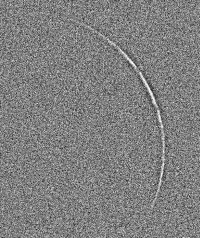
#> input picture data/hilal2.jpg, 200 x 238 px
$ python main.py
#> lines starting #> are read from the running program, lines starting #| are printed output that depends on the picture; after the words box and inside, x2 and y2 are one past the last pixel; in counts of white or black regions, pixels touching at a corner belong together
import cv2
import numpy as np
from matplotlib import pyplot as plt


windows_name = ["raw_image", "clahe", "power_law", "gamma_transformation",
                "blur", "canny_edge", "circle_hough_transform"]
# LHE = Local Histogram equalization
# removed = ["clahe"]
# removed = ["blur", "canny_edge", "circle_hough_transform"]
removed = []


MODE_POWER_LOW = 1
MODE_GAMMA_CORRECTION = 2
MODE_CLAHE = 3
MODE_FOURIER_TRANSFORM = 4

empty_image = np.zeros((1, 1, 3), np.uint8)

for r in removed:
    windows_name.remove(r)


def callback(x):
    pass


class Window:
    name = "Named Window"
    image = np.zeros((300, 512, 3), np.uint8)
    image[:] = [0, 0, 0]

    def __init__(self, name):
        self.name = name
        cv2.namedWindow(name)

    def setName(self, name):
        self.name = name

    def getName(self):
        return self.name

    def setImage(self, img):
        self.image = img

    def getImage(self):
        return self.image

    def showWindow(self):
        cv2.imshow(self.name, self.image)

    def deleteWindow(self):
        cv2.destroyWindow(self.name)

    def addTrackbar(self, trackbarName, min, max, callback):
        cv2.createTrackbar(trackbarName, self.name, min, max, callback)

    def getTrackbarPos(self, trackbarName):
        return cv2.getTrackbarPos(trackbarName, self.name)

    def setTrackbarPos(self, trackbarName, value):
        cv2.setTrackbarPos(trackbarName, self.name, value)

    def __del__(self):
        print("Window " + self.name + " is destroyed")
        cv2.destroyWindow(self.name)


def resizeImage(img):
    if img.shape[0] > 300:
        h = img.shape[0] * 300 / img.shape[0]
        w = img.shape[1] * 300 / img.shape[0]
        img = cv2.resize(img, (int(w), int(h)))
    return img


# [73 lines left out: functions convertFloat64ImgtoUint8, powerLawTransformation, clahe, gammaCorrection, fourierTransform, not called in this run]


if __name__ == "__main__":

    windows = {}

    for w in windows_name:
        windows[w] = Window(w)

    im_name = "data/hilal2.jpg"
    # im_name = "data/hilal1.jpg"
    # im_name = "data/hilal.jpg"
    # im_name = "data/frame.jpg"
    img = cv2.imread(im_name)
#> img is the input picture: shape (238, 200, 3); min 21, max 255, mean 128
    img = resizeImage(img)

    # RAW IMAGE
    image_enhancement_mode = 0
    windows["raw_image"].addTrackbar("image_enhancement_mode", 0, 3, callback)
    windows["raw_image"].setTrackbarPos("image_enhancement_mode", image_enhancement_mode)

    # IMAGE ENHANCEMENT
    power = 60
    windows["power_law"].addTrackbar("power", 0, 100, callback)
    windows["power_law"].setTrackbarPos("power", power)

    gamma = 100
    windows["gamma_transformation"].addTrackbar("gamma", 0, 250, callback)
    windows["gamma_transformation"].setTrackbarPos("gamma", gamma)
    clip_limit = 2
    tile_grid_size = 5
    windows["clahe"].addTrackbar("clip_limit", 0, 10, callback)
    windows["clahe"].setTrackbarPos("clip_limit", clip_limit)
    windows["clahe"].addTrackbar("tile_grid_size", 0, 10, callback)
    windows["clahe"].setTrackbarPos("tile_grid_size", tile_grid_size)

    ### BLUR
    blur_size = 4
    windows["blur"].addTrackbar("blur_size", 0, 15, callback)
    windows["blur"].setTrackbarPos("blur_size", blur_size)

    ### CANNY EDGE DETECTOR
    canny_min_val = 34
    canny_max_val = 159
    windows["canny_edge"].addTrackbar("canny_min_val", 0, 255, callback)
    windows["canny_edge"].addTrackbar("canny_max_val", 0, 255, callback)
    windows["canny_edge"].setTrackbarPos("canny_min_val", canny_min_val)
    windows["canny_edge"].setTrackbarPos("canny_max_val", canny_max_val)

    ### CIRCLE HOUGH TRANSFORM
    circles = []
    cht_min_dist = 20
    cht_param1 = 42
    cht_param2 = 14
    cht_min_radius = 90
    cht_max_radius = 1000
    windows["circle_hough_transform"].addTrackbar("cht_min_dist", 0, 100, callback)
    windows["circle_hough_transform"].addTrackbar("cht_param1", 0, 100, callback)
    windows["circle_hough_transform"].addTrackbar("cht_param2", 0, 100, callback)
    windows["circle_hough_transform"].addTrackbar("cht_min_radius", 0, 1000, callback)
    windows["circle_hough_transform"].addTrackbar("cht_max_radius", 0, 1000, callback)
    windows["circle_hough_transform"].setTrackbarPos("cht_min_dist", cht_min_dist)
    windows["circle_hough_transform"].setTrackbarPos("cht_param1", cht_param1)
    windows["circle_hough_transform"].setTrackbarPos("cht_param2", cht_param2)
    windows["circle_hough_transform"].setTrackbarPos("cht_min_radius", cht_min_radius)
    windows["circle_hough_transform"].setTrackbarPos("cht_max_radius", cht_max_radius)

    while (True):

        windows["raw_image"].setImage(img)
        windows["raw_image"].showWindow()
        enhanced_image = img.copy()

        image_enhancement_mode = windows["raw_image"].getTrackbarPos("image_enhancement_mode")
        if (image_enhancement_mode == MODE_POWER_LOW):
            power = windows["power_law"].getTrackbarPos("power")
            enhanced_image = powerLawTransformation(enhanced_image, power)
            windows["power_law"].setImage(enhanced_image)
            windows["power_law"].showWindow()
            windows["gamma_transformation"].setImage(empty_image)
            windows["gamma_transformation"].showWindow()
            windows["clahe"].setImage(empty_image)
            windows["clahe"].showWindow()
        elif (image_enhancement_mode == MODE_GAMMA_CORRECTION):
            gamma = windows["gamma_transformation"].getTrackbarPos("gamma")
            gamma = gamma/100
            enhanced_image = gammaCorrection(enhanced_image, gamma)
            windows["gamma_transformation"].setImage(enhanced_image)
            windows["gamma_transformation"].showWindow()
            windows["power_law"].setImage(empty_image)
            windows["power_law"].showWindow()
            windows["clahe"].setImage(empty_image)
            windows["clahe"].showWindow()
        elif (image_enhancement_mode == MODE_CLAHE) :
            clip_limit = windows["clahe"].getTrackbarPos("clip_limit")
            tile_grid_size = windows["clahe"].getTrackbarPos("tile_grid_size")
            enhanced_image = clahe(img, clip_limit, tile_grid_size)
            windows["clahe"].setImage(enhanced_image)
            windows["clahe"].showWindow()
            windows["gamma_transformation"].setImage(empty_image)
            windows["gamma_transformation"].showWindow()
            windows["power_law"].setImage(empty_image)
            windows["power_law"].showWindow()
        elif (image_enhancement_mode == MODE_FOURIER_TRANSFORM):
            magnitude = windows["power_law"].getTrackbarPos("power")
            enhanced_image = fourierTransform(enhanced_image, magnitude)
        else :
            windows["gamma_transformation"].setImage(empty_image)
            windows["gamma_transformation"].showWindow()
            windows["power_law"].setImage(empty_image)
            windows["power_law"].showWindow()
            windows["clahe"].setImage(empty_image)
            windows["clahe"].showWindow()


        blur_size = windows["blur"].getTrackbarPos("blur_size")
        blur = cv2.GaussianBlur(enhanced_image, (blur_size*2 + 1, blur_size*2 + 1), 0)
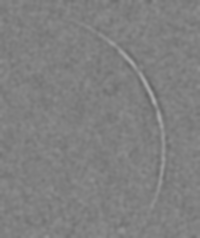
#> blur: shape (238, 200, 3); min 101, max 169, mean 128
        windows["blur"].setImage(blur)
        # windows["blur"].showWindow()

        h = np.zeros((300, 256, 3))
        bins = np.arange(256).reshape(256, 1)
        color = [(255, 0, 0), (0, 255, 0), (0, 0, 255)]
        for ch, col in enumerate(color):
            hist_item = cv2.calcHist([blur], [ch], None, [256], [0, 256])
            cv2.normalize(hist_item, hist_item, 0, 255, cv2.NORM_MINMAX)
            hist = np.int32(np.around(hist_item))
            pts = np.column_stack((bins, hist))
            cv2.polylines(h, [pts], False, col)
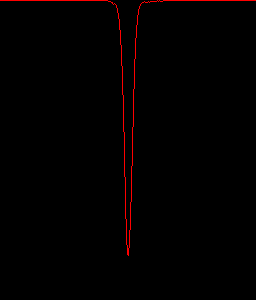
#> h: shape (300, 256, 3) float64; mean B, G, R 0, 0, 2.4
        h = np.flipud(h)
        cv2.imshow('colorhist', h)
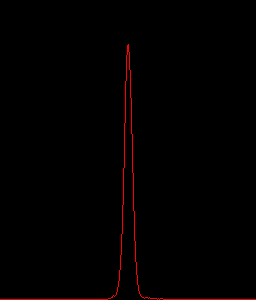
#> window 'colorhist': shape (300, 256, 3); mean B, G, R 0, 0, 2.4

        canny_min_val = windows["canny_edge"].getTrackbarPos("canny_min_val")
#> canny_min_val = 34
        canny_max_val = windows["canny_edge"].getTrackbarPos("canny_max_val")
#> canny_max_val = 159
        edge = cv2.Canny(blur, canny_min_val, canny_max_val)
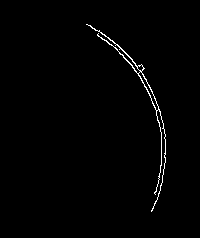
#> edge: shape (238, 200); 1% white in thin lines or dots, all inside (x1, y1, x2, y2) = (86, 24, 166, 212)
        windows["canny_edge"].setImage(edge)
        # windows["canny_edge"].showWindow()

        cht_min_dist = windows["circle_hough_transform"].getTrackbarPos("cht_min_dist")
#> cht_min_dist = 20
        cht_param1 = windows["circle_hough_transform"].getTrackbarPos("cht_param1")
#> cht_param1 = 42
        cht_param2 = windows["circle_hough_transform"].getTrackbarPos("cht_param2")
#> cht_param2 = 14
        cht_min_radius = windows["circle_hough_transform"].getTrackbarPos("cht_min_radius")
#> cht_min_radius = 90
        cht_max_radius = windows["circle_hough_transform"].getTrackbarPos("cht_max_radius")
#> cht_max_radius = 1000

        circle_img = img.copy()
        circles = cv2.HoughCircles(edge, cv2.HOUGH_GRADIENT, 1, cht_min_dist, param1=cht_param1, param2=cht_param2, minRadius=cht_min_radius, maxRadius=cht_max_radius)
#> circles = [[32.5, 147.5, 133.7], [57.5, 148.5, 109], [1.5, 131.5, 163.3]]

        if not circles is None :
            circles = np.uint16(np.around(circles))
#> circles = [[32, 148, 134], [58, 148, 109], [2, 132, 163]]
            for i in circles[0,:] :
                # draw the outer circle
                # draw the center of the circle
                cv2.circle(circle_img,(i[0],i[1]),i[2],(0,255,0),2)
                cv2.circle(circle_img,(i[0],i[1]),2,(0,0,255),3)
#> this loop made 3 passes
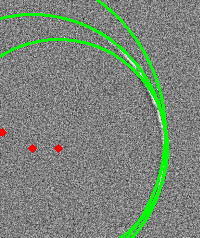
#> circle_img: shape (238, 200, 3); 5.33% of pixels changed, all inside (x1, y1, x2, y2) = (0, 0, 169, 238)

        windows["circle_hough_transform"].setImage(circle_img)
        # windows["circle_hough_transform"].showWindow()

        k = cv2.waitKey(1) & 0xFF
#> (key Esc is pressed here)
        if k == 27:
            break

$ run again, with data/hilal1.jpg copied over data/hilal2.jpg
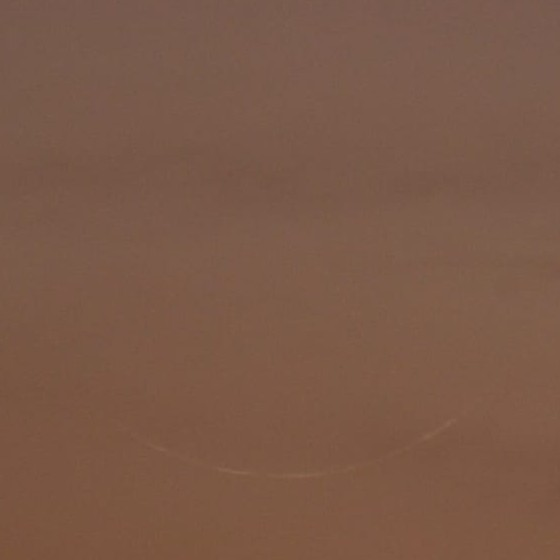
#> input picture data/hilal1.jpg, 560 x 560 px
#> img is the input picture: shape (560, 560, 3); mean B, G, R 72, 89.4, 123.1
#> img: shape (300, 300, 3)
#> after the loop `for ch, col in enumerate(color):`:
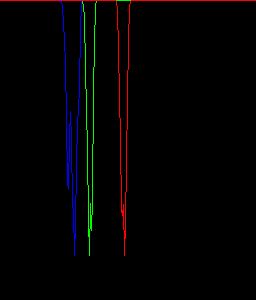
#> h: shape (300, 256, 3) float64; mean of channels 0, 1, 2 2.1, 1.8, 2.5; drawn as B, G, R
#> `h = np.flipud(h)`:
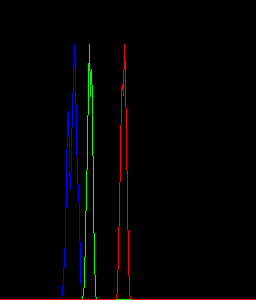
#> h: shape (300, 256, 3) float64; mean of channels 0, 1, 2 2.1, 1.8, 2.5; drawn as B, G, R
#> canny_min_val = 34
#> canny_max_val = 159
#> edge: shape (300, 300); every value is 0
#> cht_min_dist = 20
#> cht_param1 = 42
#> cht_param2 = 14
#> cht_min_radius = 90
#> cht_max_radius = 1000
#> circles = None
